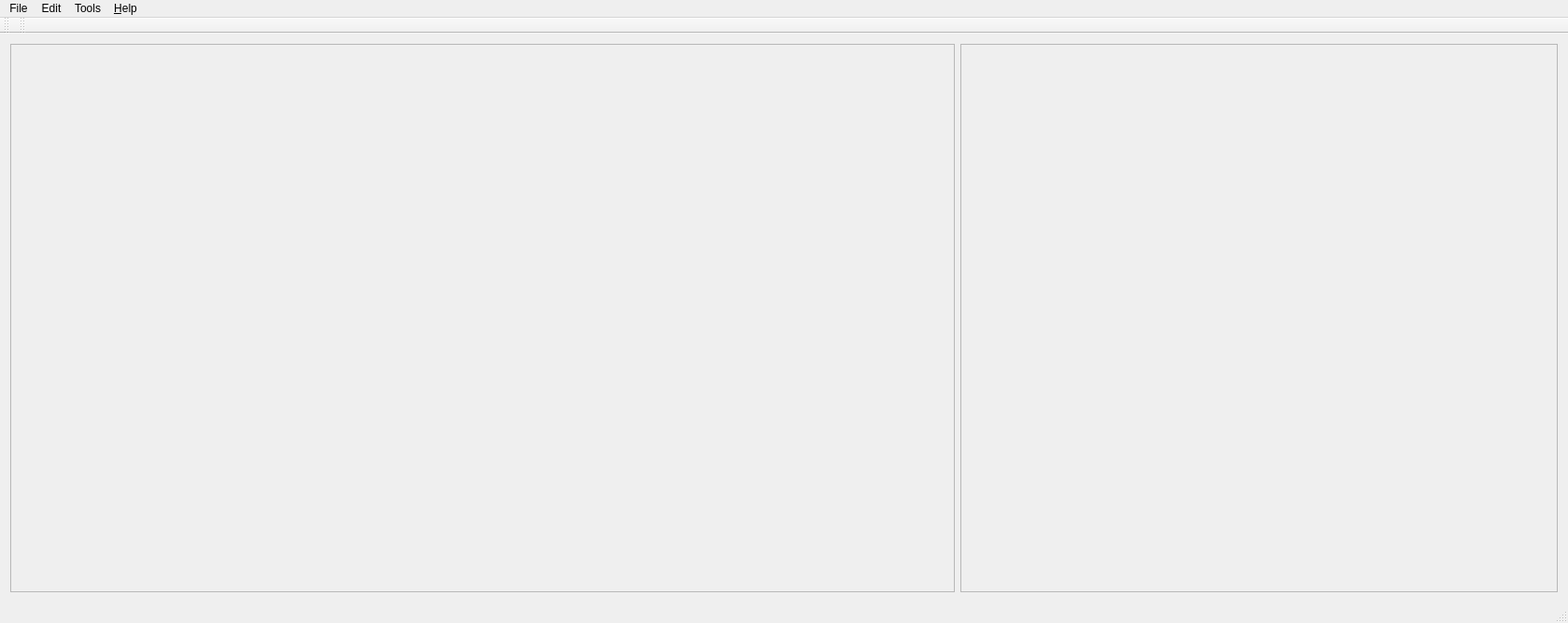
<?xml version="1.0" encoding="UTF-8"?>
<ui version="4.0">
 <class>MainWindow</class>
 <widget class="QMainWindow" name="MainWindow">
  <property name="geometry">
   <rect>
    <x>0</x>
    <y>0</y>
    <width>1680</width>
    <height>668</height>
   </rect>
  </property>
  <property name="windowTitle">
   <string>Annotator</string>
  </property>
  <widget class="QWidget" name="centralWidget">
   <layout class="QGridLayout" name="gridLayout_4">
    <item row="0" column="3">
     <widget class="QScrollArea" name="scrollArea_2">
      <property name="maximumSize">
       <size>
        <width>640</width>
        <height>16777215</height>
       </size>
      </property>
      <property name="widgetResizable">
       <bool>true</bool>
      </property>
      <widget class="QWidget" name="scrollAreaWidgetContents_2">
       <property name="geometry">
        <rect>
         <x>0</x>
         <y>0</y>
         <width>638</width>
         <height>588</height>
        </rect>
       </property>
       <layout class="QGridLayout" name="gridLayout_2">
        <item row="3" column="0">
         <layout class="QFormLayout" name="pluginsLayout">
          <property name="sizeConstraint">
           <enum>QLayout::SetDefaultConstraint</enum>
          </property>
          <property name="fieldGrowthPolicy">
           <enum>QFormLayout::ExpandingFieldsGrow</enum>
          </property>
         </layout>
        </item>
        <item row="1" column="0">
         <layout class="QFormLayout" name="objectsLayout"/>
        </item>
        <item row="4" column="0">
         <layout class="QFormLayout" name="annotationsLayout"/>
        </item>
        <item row="2" column="0">
         <layout class="QFormLayout" name="attributesLayout"/>
        </item>
        <item row="0" column="0">
         <layout class="QFormLayout" name="selectedObjectLayout"/>
        </item>
       </layout>
      </widget>
     </widget>
    </item>
    <item row="0" column="1">
     <widget class="QScrollArea" name="scrollArea">
      <property name="widgetResizable">
       <bool>true</bool>
      </property>
      <widget class="QWidget" name="scrollAreaWidgetContents">
       <property name="geometry">
        <rect>
         <x>0</x>
         <y>0</y>
         <width>1014</width>
         <height>588</height>
        </rect>
       </property>
       <layout class="QGridLayout" name="gridLayout">
        <item row="0" column="1">
         <layout class="QGridLayout" name="PlayerLayout"/>
        </item>
       </layout>
      </widget>
     </widget>
    </item>
   </layout>
  </widget>
  <widget class="QMenuBar" name="menuBar">
   <property name="geometry">
    <rect>
     <x>0</x>
     <y>0</y>
     <width>1680</width>
     <height>25</height>
    </rect>
   </property>
   <widget class="QMenu" name="menuFile">
    <property name="title">
     <string>File</string>
    </property>
    <widget class="QMenu" name="menuRecentProjects">
     <property name="title">
      <string>Recent Projects</string>
     </property>
    </widget>
    <addaction name="actionNew_Project"/>
    <addaction name="actionOpen_Project"/>
    <addaction name="menuRecentProjects"/>
    <addaction name="separator"/>
    <addaction name="actionSave_Project"/>
    <addaction name="actionSave_Project_As"/>
    <addaction name="separator"/>
    <addaction name="actionClose_Project"/>
    <addaction name="separator"/>
    <addaction name="actionQuit"/>
   </widget>
   <widget class="QMenu" name="menuEdit">
    <property name="title">
     <string>Edit</string>
    </property>
    <addaction name="actionUndo"/>
    <addaction name="actionRedo"/>
    <addaction name="separator"/>
    <addaction name="actionClasses"/>
    <addaction name="actionLock_project"/>
   </widget>
   <widget class="QMenu" name="menuAlgorithm">
    <property name="title">
     <string>Tools</string>
    </property>
    <addaction name="actionCompress_Session"/>
    <addaction name="actionClear_Session"/>
   </widget>
   <widget class="QMenu" name="menu_Help">
    <property name="title">
     <string>&amp;Help</string>
    </property>
    <addaction name="actionAbout"/>
   </widget>
   <addaction name="menuFile"/>
   <addaction name="menuEdit"/>
   <addaction name="menuAlgorithm"/>
   <addaction name="menu_Help"/>
  </widget>
  <widget class="QToolBar" name="mainToolBar">
   <attribute name="toolBarArea">
    <enum>TopToolBarArea</enum>
   </attribute>
   <attribute name="toolBarBreak">
    <bool>false</bool>
   </attribute>
  </widget>
  <widget class="QStatusBar" name="statusBar"/>
  <widget class="QToolBar" name="toolBar">
   <property name="windowTitle">
    <string>toolBar</string>
   </property>
   <attribute name="toolBarArea">
    <enum>TopToolBarArea</enum>
   </attribute>
   <attribute name="toolBarBreak">
    <bool>false</bool>
   </attribute>
  </widget>
  <action name="actionOpen_Project">
   <property name="icon">
    <iconset resource="../../resource/icons.qrc">
     <normaloff>:/Icons/open-or.png</normaloff>:/Icons/open-or.png</iconset>
   </property>
   <property name="text">
    <string>Open Project</string>
   </property>
  </action>
  <action name="actionSave_Project">
   <property name="icon">
    <iconset resource="../../resource/icons.qrc">
     <normaloff>:/Icons/save-or.png</normaloff>:/Icons/save-or.png</iconset>
   </property>
   <property name="text">
    <string>Save Project</string>
   </property>
  </action>
  <action name="actionSave_Project_As">
   <property name="icon">
    <iconset resource="../../resource/icons.qrc">
     <normaloff>:/Icons/save-or.png</normaloff>:/Icons/save-or.png</iconset>
   </property>
   <property name="text">
    <string>Save Project As ...</string>
   </property>
  </action>
  <action name="actionClose_Project">
   <property name="icon">
    <iconset resource="../../resource/icons.qrc">
     <normaloff>:/Icons/delet-or.png</normaloff>:/Icons/delet-or.png</iconset>
   </property>
   <property name="text">
    <string>Close Project</string>
   </property>
  </action>
  <action name="actionNew_Project">
   <property name="icon">
    <iconset resource="../../resource/icons.qrc">
     <normaloff>:/Icons/edit-or.png</normaloff>:/Icons/edit-or.png</iconset>
   </property>
   <property name="text">
    <string>New Project</string>
   </property>
  </action>
  <action name="actionQuit">
   <property name="icon">
    <iconset resource="../../resource/icons.qrc">
     <normaloff>:/Icons/quit-or.png</normaloff>:/Icons/quit-or.png</iconset>
   </property>
   <property name="text">
    <string>Quit</string>
   </property>
  </action>
  <action name="actionUndo">
   <property name="text">
    <string>Undo</string>
   </property>
  </action>
  <action name="actionRedo">
   <property name="text">
    <string>Redo</string>
   </property>
  </action>
  <action name="actionAuto_Annotate">
   <property name="checkable">
    <bool>true</bool>
   </property>
   <property name="checked">
    <bool>false</bool>
   </property>
   <property name="text">
    <string>Auto Annotate</string>
   </property>
  </action>
  <action name="actionAbout">
   <property name="text">
    <string>About &amp;Annotator</string>
   </property>
  </action>
  <action name="action">
   <property name="text">
    <string>.</string>
   </property>
  </action>
  <action name="actionDs">
   <property name="text">
    <string>ds</string>
   </property>
  </action>
  <action name="actionClasses">
   <property name="text">
    <string>Classes</string>
   </property>
  </action>
  <action name="actionCompress_Session">
   <property name="text">
    <string>Compress Session</string>
   </property>
  </action>
  <action name="actionClear_Session">
   <property name="text">
    <string>Clear Session</string>
   </property>
  </action>
  <action name="actionLock_project">
   <property name="checkable">
    <bool>true</bool>
   </property>
   <property name="text">
    <string>Lock Project</string>
   </property>
  </action>
 </widget>
 <layoutdefault spacing="6" margin="11"/>
 <resources>
  <include location="../../resource/icons.qrc"/>
 </resources>
 <connections/>
</ui>
